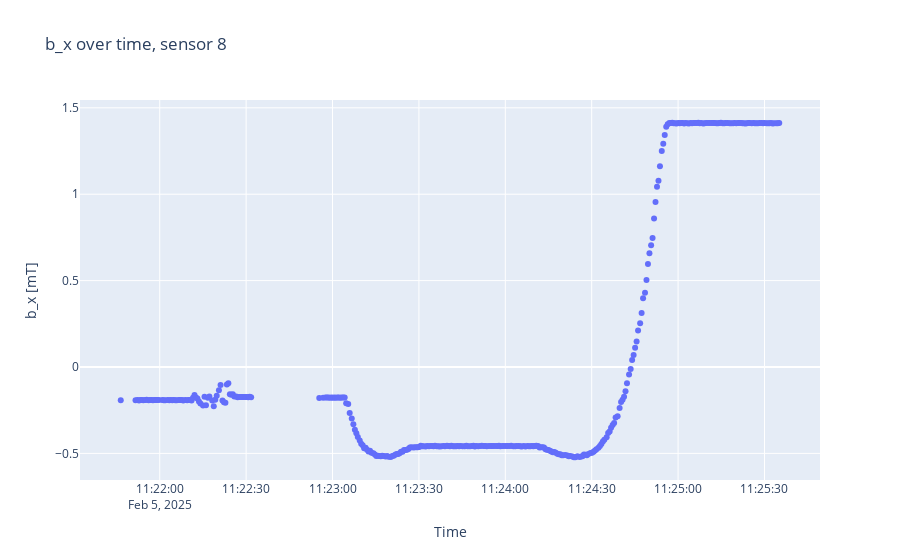
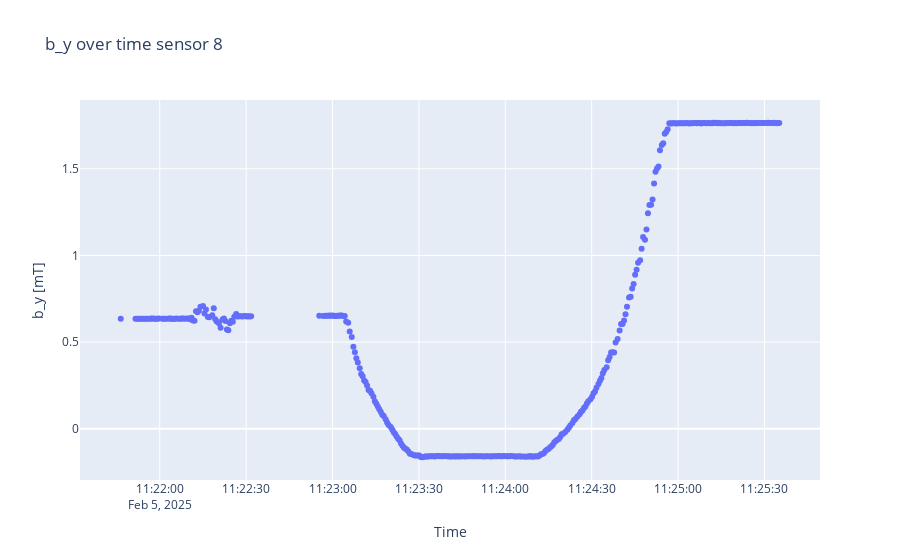
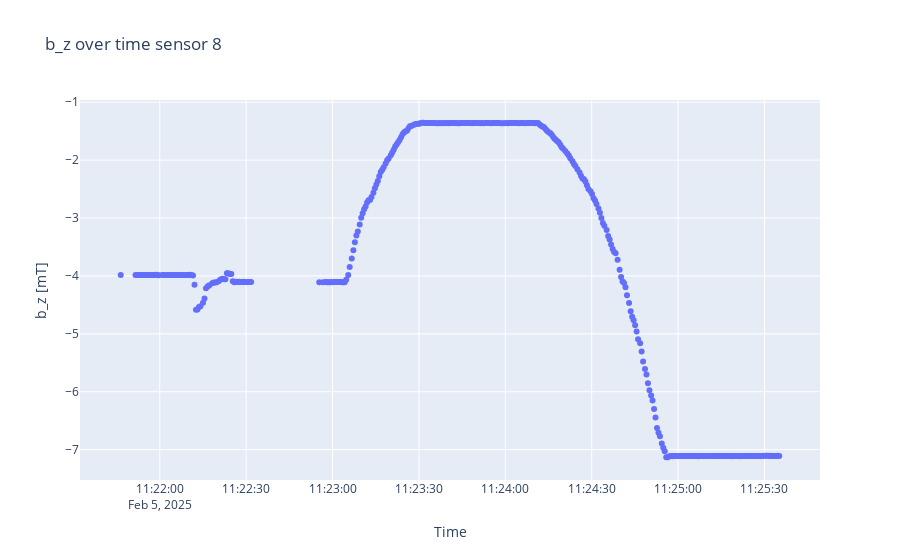

Notebook cell for these charts, in order:
### Code cell
sensorplots(B, timestamps, 8)

### Figure 1 — Plotly figure (JSON) as saved in the notebook; plotly's stock layout.template omitted (floating-point values rounded to 4 significant figures; data arrays with more than 128 entries replaced by an {"elided": "..."} marker saying what was removed)
{"data": [{"mode": "markers", "type": "scatter", "x": {"elided": "360 str values"}, "y": {"elided": "360 float values"}}], "layout": {"title": {"text": "b_x over time, sensor 8"}, "xaxis": {"title": {"text": "Time"}}, "yaxis": {"scaleanchor": "y", "title": {"text": "b_x [mT]"}}}}

### Figure 2 — Plotly figure (JSON) as saved in the notebook; plotly's stock layout.template omitted (floating-point values rounded to 4 significant figures; data arrays with more than 128 entries replaced by an {"elided": "..."} marker saying what was removed)
{"data": [{"mode": "markers", "type": "scatter", "x": {"elided": "360 str values"}, "y": {"elided": "360 float values"}}], "layout": {"title": {"text": "b_y over time sensor 8"}, "xaxis": {"title": {"text": "Time"}}, "yaxis": {"scaleanchor": "y", "title": {"text": "b_y [mT]"}}}}

### Figure 3 — Plotly figure (JSON) as saved in the notebook; plotly's stock layout.template omitted (floating-point values rounded to 4 significant figures; data arrays with more than 128 entries replaced by an {"elided": "..."} marker saying what was removed)
{"data": [{"mode": "markers", "type": "scatter", "x": {"elided": "360 str values"}, "y": {"elided": "360 float values"}}], "layout": {"title": {"text": "b_z over time sensor 8"}, "xaxis": {"title": {"text": "Time"}}, "yaxis": {"scaleanchor": "y", "title": {"text": "b_z [mT]"}}}}
